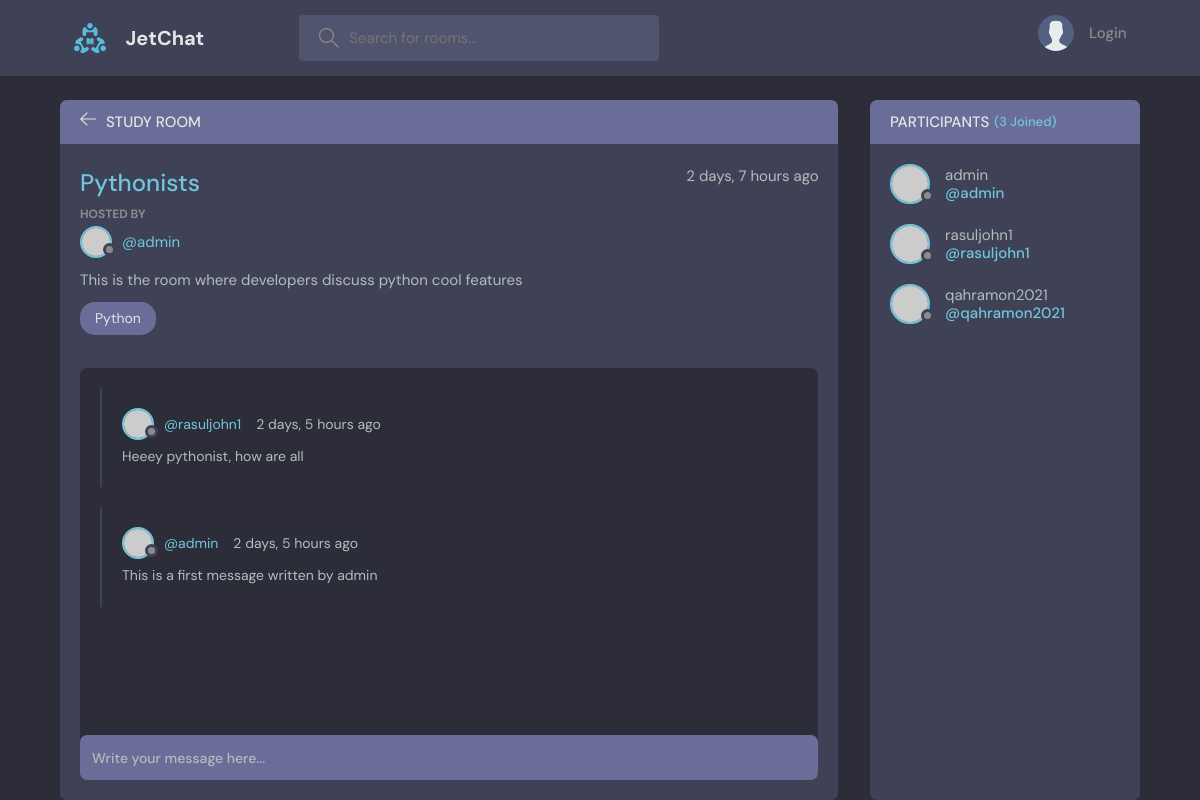
The page /room/1/ on the database its author committed.
### base/models.py (models this page shows, shortened)
class Room(models.Model):
    host = models.ForeignKey(User, on_delete=models.SET_NULL, null=True)
    topic = models.ForeignKey(Topic, on_delete=models.SET_NULL, null=True)
    name = models.CharField(max_length=200)
    description = models.TextField(null=True, blank=True)
    participants = models.ManyToManyField(User, related_name='participants', blank=True)
    updated = models.DateTimeField(auto_now=True)
    created = models.DateTimeField(auto_now_add=True)
    class Meta:
        ordering = ['-updated', '-created']

class Topic(models.Model):
    name = models.CharField(max_length=200)
    def __str__(self):
        return self.name

class Message(models.Model):
    user = models.ForeignKey(User, on_delete=models.CASCADE)
    room = models.ForeignKey(Room, on_delete=models.CASCADE)
    body = models.TextField()
    updated = models.DateTimeField(auto_now=True)
    created = models.DateTimeField(auto_now_add=True)
    class Meta:
        ordering = ['-updated', '-created']

### base/views.py (the view, shortened to what this page needs)
# urls.py: path('room/<str:pk>/', views.room, name='room'),
def room(request, pk):
    room = Room.objects.get(id=pk)
    room_messages = room.message_set.all()
    participants = room.participants.all()
    context = {'room': room, 'room_messages': room_messages,
               'participants': participants}
    return render(request, 'base/room.html', context)

### base/templates/base/room.html (shortened to what this page needs)
    {% extends 'main.html' %}
    {% block content %}
    <main class="profile-page layout layout--2">
      <div class="container">
        <div class="room">
          <div class="room__top">
            <div class="room__topLeft">
              <a href="{% url 'home' %}">
                <svg version="1.1" xmlns="http://www.w3.org/2000/svg" width="32" height="32" viewBox="0 0 32 32">
                  <title>arrow-left</title>
                  <path
                    d="M13.723 2.286l-13.723 13.714 13.719 13.714 1.616-1.611-10.96-10.96h27.625v-2.286h-27.625l10.965-10.965-1.616-1.607z"
                  ></path>
                </svg>
              </a>
              <h3>Study Room</h3>
            </div>
          </div>
          <div class="room__box scroll">
            <div class="room__header scroll">
              <div class="room__info">
                <h3>{{ room.name }}</h3>
                <span>{{ room.created|timesince }} ago</span>
              </div>
              <div class="room__hosted">
                <p>Hosted By</p>
                <a href="{% url 'user-profile' room.host.id %}" class="room__author">
                  <div class="avatar avatar--small">
                    <img src="https://randomuser.me/api/portraits/men/37.jpg" />
                  </div>
                  <span>@{{ room.host }}</span>
                </a>
              </div>
              <div class="room__details">
                {{ room.description }}
              </div>
              <span class="room__topics">{{ room.topic }}</span>
            </div>
            <div class="room__conversation">
              <div class="threads scroll">
                {% for message in room_messages %}
                <div class="thread">
                  <div class="thread__top">
                    <div class="thread__author">
                      <a href="{% url 'user-profile' message.user.id %}" class="thread__authorInfo">
                        <div class="avatar avatar--small">
                          <img src="https://randomuser.me/api/portraits/men/37.jpg" />
                        </div>
                        <span>@{{ message.user }}</span>
                      </a>
                      <span class="thread__date">{{ message.created|timesince }} ago</span>
                    </div>
                  </div>
                  <div class="thread__details">
                    {{ message.body }}
                  </div>
                </div>
                {% endfor %}
              </div>
            </div>
          </div>
          <div class="room__message">
            <form action="" method="POST">
              <input name="body" placeholder="Write your message here..." />
            </form>
          </div>
        </div>
        <div class="participants">
          <h3 class="participants__top">Participants <span>({{ participants.count }} Joined)</span></h3>
          <div class="participants__list scroll">
            {% for participant in participants %}
            <a href="{% url 'user-profile' participant.id %}" class="participant">
              <div class="avatar avatar--medium">
                <img src="https://randomuser.me/api/portraits/men/37.jpg" />
              </div>
              <p>
                {{participant}}
                <span>@{{ participant.username }}</span>
              </p>
            </a>
            {% endfor %}
          </div>
        </div>
      </div>
    </main>
{% endblock content %}

### rows shown on the page
Room: name "Pythonists", created "2 days, 7 hours", host "admin", description "This is the room where developers discuss python cool features", topic "Python"
Message: user "rasuljohn1", created "2 days, 5 hours", body "Heeey pythonist, how are all"
Message: user "admin", created "2 days, 5 hours", body "This is a first message written by admin"

### other values the page prints
{{ participants.count }} "3"
{{ participant }} "admin"
{{ participant.username }} "admin"
{{ participant }} "rasuljohn1"
{{ participant.username }} "rasuljohn1"
{{ participant }} "qahramon2021"
{{ participant.username }} "qahramon2021"
